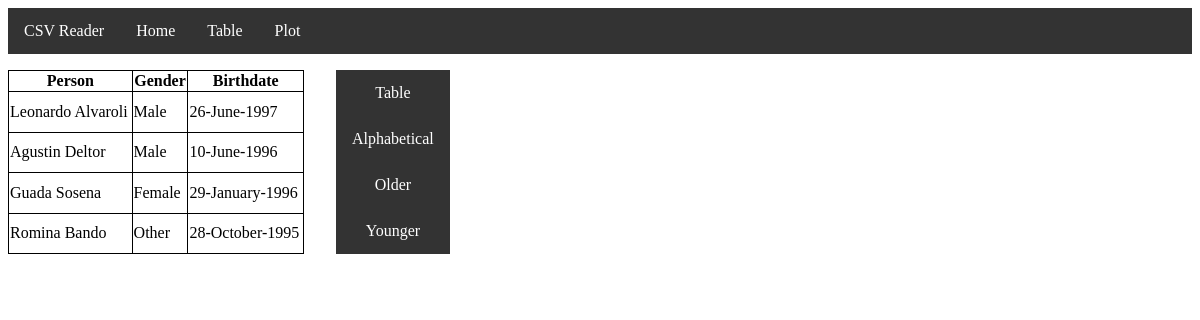
The app's page /younger, older data.
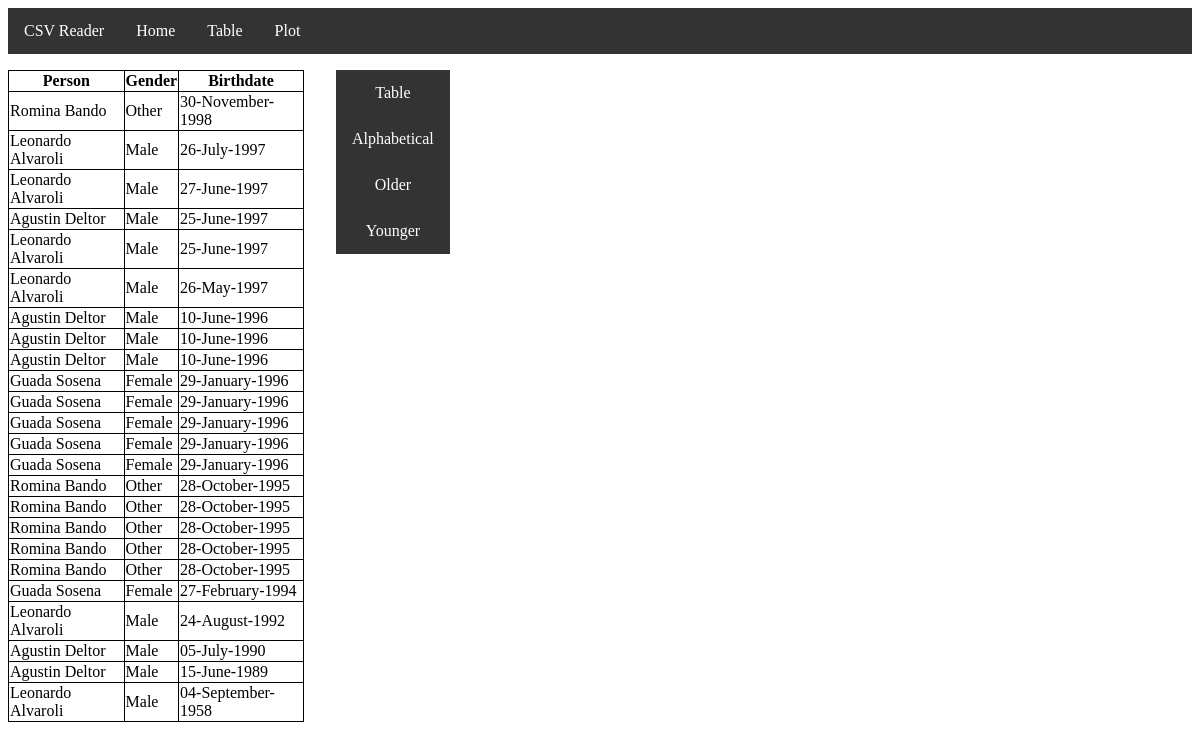
The same page, newer data.
### gview/models.py (models this page shows)
class Person(models.Model):
    name = models.CharField(max_length=128)
    birthdate = models.DateTimeField()
    created_at = models.DateTimeField(auto_now_add=True)
    updated_at = models.DateTimeField(auto_now=True)
    class Gender(models.TextChoices):
        MALE = 'M', _('Male')
        FEMALE = 'F', _('Female')
        OTHER = 'O', _('Other')
    gender = models.CharField(max_length=1, choices= Gender.choices)
    def __str__(self):
        return self.name
    def getGender(self):
        return Person.Gender(self.gender).label
    def getBirthdate(self):
        return self.birthdate.strftime("%d-%B-%Y")

### gview/views.py (the view)
# urls.py: path('younger', views.Younger.as_view(), name='younger'),
class Younger(View):
    def get(self, request):
        edad = Person.objects.order_by('-birthdate', 'name')
        return render(request, 'younger.html', {'edad': edad})

### templates/younger.html (shortened to what this page needs)
{% load static %}
{% include 'navbar.html' %}
<html>
<head>
</head>
    <font size="2" face="Tahoma" >
    <div class="upper">
        <table class="tabla" border="1"; width="25%";>
            <thead>
                <th>Person</th>
                <th>Gender</th>
                <th>Birthdate</th>
            </thead>
            {% for k in edad  %}
            <tr>
                <td>{{k}}</td>
                <td>{{k.getGender}}</td>
                <td>{{k.getBirthdate}}</td>
            </tr>
            {% endfor %}
        </table>
        <div class="botones">
            <a class="form-submit-button" href="table">Table</a>
            <a href="alphabetical">Alphabetical</a>
            <a href="older">Older</a>
            <a href="younger">Younger</a>
        </div>
    </div>
    </font>
</html>

Row changes from the older to the newer data that the page shows:
removed Person: name "Leonardo Alvaroli", getGender "Male", getBirthdate "26-June-1997"
added Person: name "Romina Bando", getGender "Other", getBirthdate "30-November-1998"
added Person: name "Leonardo Alvaroli", getGender "Male", getBirthdate "26-July-1997"
added Person: name "Leonardo Alvaroli", getGender "Male", getBirthdate "27-June-1997"
added Person: name "Agustin Deltor", getGender "Male", getBirthdate "25-June-1997"
added Person: name "Leonardo Alvaroli", getGender "Male", getBirthdate "25-June-1997"
added Person: name "Leonardo Alvaroli", getGender "Male", getBirthdate "26-May-1997"
added Person: name "Agustin Deltor", getGender "Male", getBirthdate "10-June-1996"
added Person: name "Agustin Deltor", getGender "Male", getBirthdate "10-June-1996"
added Person: name "Guada Sosena", getGender "Female", getBirthdate "29-January-1996"
added Person: name "Guada Sosena", getGender "Female", getBirthdate "29-January-1996"
added Person: name "Guada Sosena", getGender "Female", getBirthdate "29-January-1996"
added Person: name "Guada Sosena", getGender "Female", getBirthdate "29-January-1996"
added Person: name "Romina Bando", getGender "Other", getBirthdate "28-October-1995"
added Person: name "Romina Bando", getGender "Other", getBirthdate "28-October-1995"
added Person: name "Romina Bando", getGender "Other", getBirthdate "28-October-1995"
added Person: name "Romina Bando", getGender "Other", getBirthdate "28-October-1995"
added Person: name "Guada Sosena", getGender "Female", getBirthdate "27-February-1994"
added Person: name "Leonardo Alvaroli", getGender "Male", getBirthdate "24-August-1992"
added Person: name "Agustin Deltor", getGender "Male", getBirthdate "05-July-1990"
added Person: name "Agustin Deltor", getGender "Male", getBirthdate "15-June-1989"
added Person: name "Leonardo Alvaroli", getGender "Male", getBirthdate "04-September-1958"
